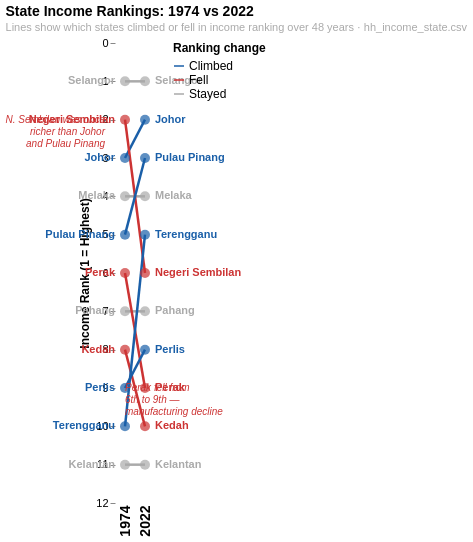

Describe this chart as a Vega-Lite specification.
### Vega-Lite specification from a JSON file in a GitHub repository (floating-point values rounded to 4 significant figures)
{"$schema": "https://vega.github.io/schema/vega-lite/v5.json", "title": {"text": "State Income Rankings: 1974 vs 2022", "subtitle": "Lines show which states climbed or fell in income ranking over 48 years · hh_income_state.csv", "fontSize": 14, "subtitleFontSize": 11, "subtitleColor": "#aaaaaa", "anchor": "start"}, "width": "container", "height": 460, "data": {"values": [{"state": "Johor", "rank_1974": 3, "rank_2022": 2, "moved": "Climbed"}, {"state": "Kedah", "rank_1974": 8, "rank_2022": 10, "moved": "Fell"}, {"state": "Kelantan", "rank_1974": 11, "rank_2022": 11, "moved": "Stayed"}, {"state": "Melaka", "rank_1974": 4, "rank_2022": 4, "moved": "Stayed"}, {"state": "Negeri Sembilan", "rank_1974": 2, "rank_2022": 6, "moved": "Fell"}, {"state": "Pahang", "rank_1974": 7, "rank_2022": 7, "moved": "Stayed"}, {"state": "Perak", "rank_1974": 6, "rank_2022": 9, "moved": "Fell"}, {"state": "Perlis", "rank_1974": 9, "rank_2022": 8, "moved": "Climbed"}, {"state": "Pulau Pinang", "rank_1974": 5, "rank_2022": 3, "moved": "Climbed"}, {"state": "Selangor", "rank_1974": 1, "rank_2022": 1, "moved": "Stayed"}, {"state": "Terengganu", "rank_1974": 10, "rank_2022": 5, "moved": "Climbed"}]}, "transform": [{"fold": ["rank_1974", "rank_2022"], "as": ["year_label", "rank"]}, {"calculate": "datum.year_label == 'rank_1974' ? 1974 : 2022", "as": "year"}], "layer": [{"mark": {"type": "line", "strokeWidth": 2.5}, "encoding": {"x": {"field": "year", "type": "ordinal", "title": null, "axis": {"labelFontSize": 14, "labelFontWeight": "bold", "domain": false, "ticks": false, "grid": false}}, "y": {"field": "rank", "type": "quantitative", "sort": "ascending", "scale": {"domain": [0.5, 11.5], "reverse": true}, "title": "Income Rank (1 = Highest)", "axis": {"labelFontSize": 11, "titleFontSize": 12, "tickCount": 11, "grid": false, "domain": false}}, "color": {"field": "moved", "type": "nominal", "scale": {"domain": ["Climbed", "Fell", "Stayed"], "range": ["#1a5fa8", "#cc3333", "#aaaaaa"]}, "legend": {"title": "Ranking change", "labelFontSize": 12, "titleFontSize": 12, "orient": "right"}}, "detail": {"field": "state", "type": "nominal"}, "tooltip": [{"field": "state", "type": "nominal", "title": "State"}, {"field": "moved", "type": "nominal", "title": "Change"}]}}, {"mark": {"type": "point", "filled": true, "size": 100}, "encoding": {"x": {"field": "year", "type": "ordinal"}, "y": {"field": "rank", "type": "quantitative", "sort": "ascending", "scale": {"domain": [0.5, 11.5], "reverse": true}}, "color": {"field": "moved", "type": "nominal", "scale": {"domain": ["Climbed", "Fell", "Stayed"], "range": ["#1a5fa8", "#cc3333", "#aaaaaa"]}, "legend": null}}}, {"transform": [{"filter": "datum.year_label == 'rank_1974'"}], "mark": {"type": "text", "align": "right", "dx": -10, "fontSize": 11, "fontWeight": "bold"}, "encoding": {"x": {"field": "year", "type": "ordinal"}, "y": {"field": "rank", "type": "quantitative", "sort": "ascending", "scale": {"domain": [0.5, 11.5], "reverse": true}}, "text": {"field": "state", "type": "nominal"}, "color": {"field": "moved", "type": "nominal", "scale": {"domain": ["Climbed", "Fell", "Stayed"], "range": ["#1a5fa8", "#cc3333", "#888888"]}, "legend": null}}}, {"transform": [{"filter": "datum.year_label == 'rank_2022'"}], "mark": {"type": "text", "align": "left", "dx": 10, "fontSize": 11, "fontWeight": "bold"}, "encoding": {"x": {"field": "year", "type": "ordinal"}, "y": {"field": "rank", "type": "quantitative", "sort": "ascending", "scale": {"domain": [0.5, 11.5], "reverse": true}}, "text": {"field": "state", "type": "nominal"}, "color": {"field": "moved", "type": "nominal", "scale": {"domain": ["Climbed", "Fell", "Stayed"], "range": ["#1a5fa8", "#cc3333", "#888888"]}, "legend": null}}}, {"data": {"values": [{"label": "N. Sembilan was once\nricher than Johor\nand Pulau Pinang"}]}, "mark": {"type": "text", "align": "right", "dx": -10, "fontSize": 10, "fontStyle": "italic", "color": "#cc3333", "lineBreak": "\n"}, "encoding": {"x": {"datum": "1974"}, "y": {"datum": 2}, "text": {"field": "label", "type": "nominal"}}}, {"data": {"values": [{"label": "Perak fell from\n6th to 9th —\nmanufacturing decline"}]}, "mark": {"type": "text", "align": "left", "dx": 10, "fontSize": 10, "fontStyle": "italic", "color": "#cc3333", "lineBreak": "\n"}, "encoding": {"x": {"datum": "2022"}, "y": {"datum": 9}, "text": {"field": "label", "type": "nominal"}}}], "config": {"view": {"stroke": null}, "background": "#ffffff"}}
